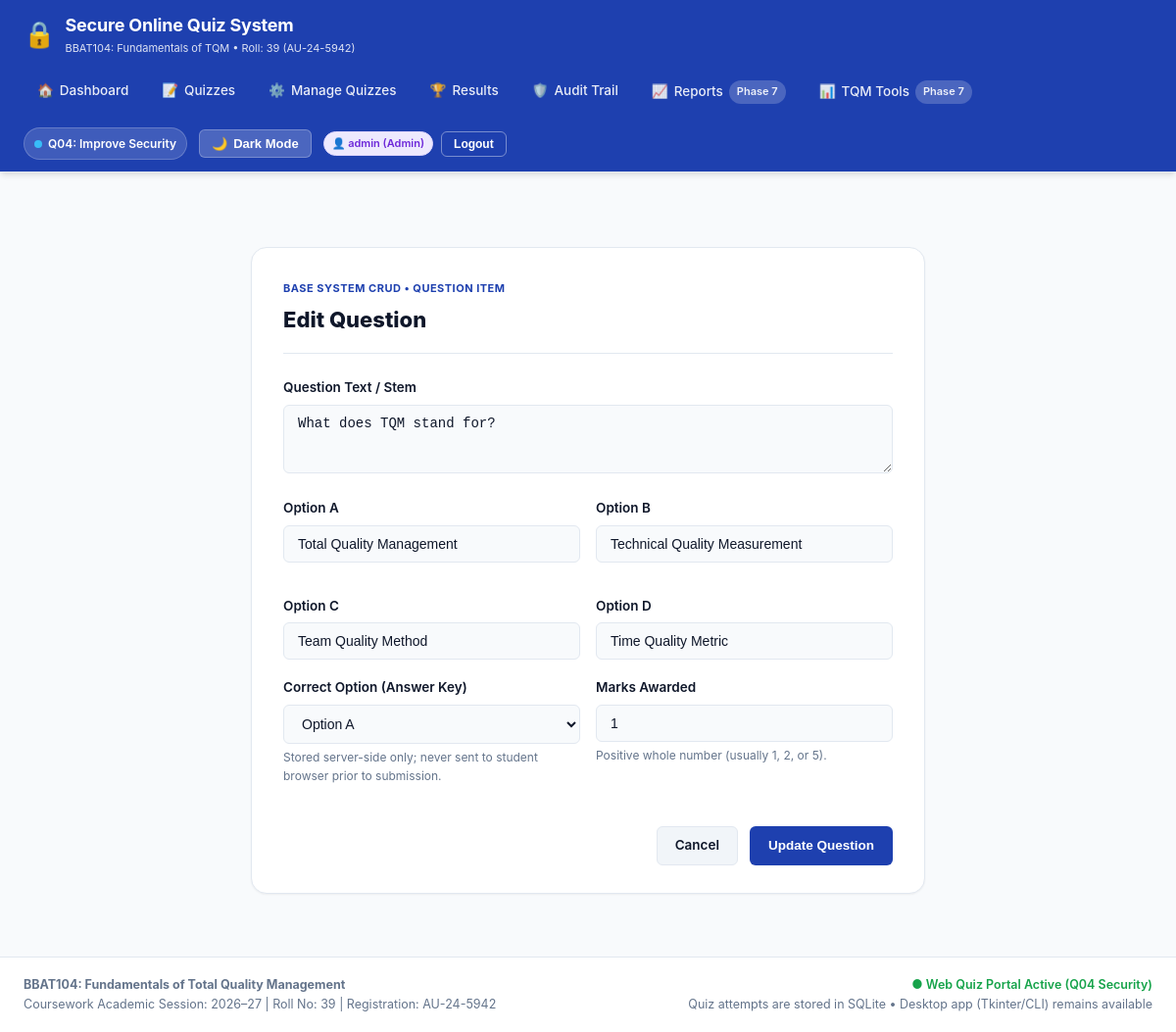
The page /questions/1/edit (signed in) on the database its author committed.
### tables this page shows
CREATE TABLE users (
        id INTEGER PRIMARY KEY AUTOINCREMENT,
        username TEXT NOT NULL UNIQUE COLLATE NOCASE,
        email TEXT NOT NULL UNIQUE COLLATE NOCASE,
        password_hash TEXT NOT NULL,
        role TEXT NOT NULL DEFAULT 'student' CHECK(role IN ('admin', 'instructor', 'student')),
        is_active INTEGER NOT NULL DEFAULT 1,
        created_at TEXT DEFAULT CURRENT_TIMESTAMP
    );

CREATE TABLE questions (
        id INTEGER PRIMARY KEY AUTOINCREMENT,
        quiz_id INTEGER NOT NULL,
        question_text TEXT NOT NULL,
        option_a TEXT NOT NULL,
        option_b TEXT NOT NULL,
        option_c TEXT NOT NULL,
        option_d TEXT NOT NULL,
        correct_option TEXT NOT NULL, -- 'A', 'B', 'C', or 'D'
        marks INTEGER DEFAULT 1,
        FOREIGN KEY (quiz_id) REFERENCES quizzes(id) ON DELETE CASCADE
    );

### app.py (the view, shortened to what this page needs)
@app.route("/questions/<int:question_id>/edit", methods=["GET", "POST"])
@role_required("admin", "instructor")
def question_edit(question_id):
    question = database.get_question_by_id(question_id)
    if question is None:
        return render_template("not_found.html"), 404
    quiz = database.get_quiz_by_id(question["quiz_id"])
    return render_template("question_form.html", question=question, quiz=quiz)

### app.py (called while the page is built, shortened)
def get_csrf_token():
    token = session.get("csrf_token") or session.get("attempt_csrf_token")
    if token is None:
        token = secrets.token_urlsafe(32)
        session["csrf_token"] = token
        session["attempt_csrf_token"] = token
    return CSRFTokenStr(token)

@app.context_processor
def inject_template_globals():
    current_user = None
    user_id = session.get("user_id")
    if user_id:
        current_user = database.get_user_by_id(user_id)
    return {
        "current_user": current_user,
        "csrf_token": get_csrf_token,
    }

@app.after_request
def add_security_headers(response):
    response.headers["X-Frame-Options"] = "SAMEORIGIN"
    response.headers["X-Content-Type-Options"] = "nosniff"
    response.headers["X-XSS-Protection"] = "1; mode=block"
    response.headers["Referrer-Policy"] = "strict-origin-when-cross-origin"
    return response

def role_required(*allowed_roles):
    def decorator(f):
        @wraps(f)
        def decorated_function(*args, **kwargs):
            user_id = session.get("user_id")
            if not user_id:
                flash("Please sign in to access this page.", "warning")
                return redirect(url_for("login", next=request.path))
            user_role = session.get("role")
            return f(*args, **kwargs)
        return decorated_function
    return decorator

### database.py (called while the page is built)
def get_connection():
    conn = sqlite3.connect(DB_PATH)
    conn.row_factory = sqlite3.Row
    conn.execute("PRAGMA foreign_keys = ON")
    return conn

def get_quiz_by_id(quiz_id):
    conn = get_connection()
    cursor = conn.cursor()
    cursor.execute("SELECT * FROM quizzes WHERE id = ?", (quiz_id,))
    row = cursor.fetchone()
    conn.close()
    return dict(row) if row else None

def get_question_by_id(question_id):
    conn = get_connection()
    cursor = conn.cursor()
    cursor.execute("SELECT * FROM questions WHERE id = ?", (question_id,))
    row = cursor.fetchone()
    conn.close()
    return dict(row) if row else None

def get_user_by_id(user_id):
    conn = get_connection()
    cursor = conn.cursor()
    try:
        cursor.execute("SELECT 1 FROM sqlite_master WHERE type='table' AND name='users'")
        if not cursor.fetchone():
            return None
        cursor.execute("SELECT * FROM users WHERE id = ?", (user_id,))
        row = cursor.fetchone()
        return dict(row) if row else None
    finally:
        conn.close()

### templates/question_form.html (shortened to what this page needs)
{% extends "base.html" %}
{% block content %}
<div class="auth-container" style="max-width: 720px;">
    <div class="form-card">
        <div style="margin-bottom: 24px; border-bottom: 1px solid var(--border-color); padding-bottom: 16px;">
            <span class="goal-tag">Base System CRUD &bull; Question Item</span>
            <h1 style="font-size: 22px; font-weight: 800; color: var(--text-primary); margin-top: 4px;">
                {{ "Edit Question" if question else "Add Question to: " ~ quiz.title }}
            </h1>
        </div>
        <form method="POST" action="{{ url_for('question_edit', question_id=question.id) if question else url_for('question_add', quiz_id=quiz.id) }}">
            <div class="form-group">
                <label for="text" class="form-label">Question Text / Stem</label>
                <textarea id="text" name="text" class="form-textarea" rows="3" required autofocus placeholder="Enter the complete question stem here...">{{ (question.question_text if question else text) or '' }}</textarea>
            </div>
            <div style="display: grid; grid-template-columns: 1fr 1fr; gap: 16px;">
                <div class="form-group">
                    <label for="opt_a" class="form-label">Option A</label>
                    <input type="text" id="opt_a" name="opt_a" class="form-input" required placeholder="Text for Option A" value="{{ (question.option_a if question else opt_a) or '' }}">
                </div>
                <div class="form-group">
                    <label for="opt_b" class="form-label">Option B</label>
                    <input type="text" id="opt_b" name="opt_b" class="form-input" required placeholder="Text for Option B" value="{{ (question.option_b if question else opt_b) or '' }}">
                </div>
                <div class="form-group">
                    <label for="opt_c" class="form-label">Option C</label>
                    <input type="text" id="opt_c" name="opt_c" class="form-input" required placeholder="Text for Option C" value="{{ (question.option_c if question else opt_c) or '' }}">
                </div>
                <div class="form-group">
                    <label for="opt_d" class="form-label">Option D</label>
                    <input type="text" id="opt_d" name="opt_d" class="form-input" required placeholder="Text for Option D" value="{{ (question.option_d if question else opt_d) or '' }}">
                </div>
            </div>
            <div style="display: grid; grid-template-columns: 1fr 1fr; gap: 16px;">
                <div class="form-group">
                    <label for="correct_opt" class="form-label">Correct Option (Answer Key)</label>
                    {% set cur_ans = (question.correct_option if question else correct_opt) or 'A' %}
                    <select id="correct_opt" name="correct_opt" class="form-select" required>
                        <option value="A" {% if cur_ans == 'A' %}selected{% endif %}>Option A</option>
                    </select>
                    <span class="form-help">Stored server-side only; never sent to student browser prior to submission.</span>
                </div>
                <div class="form-group">
                    <label for="marks" class="form-label">Marks Awarded</label>
                    <input type="number" id="marks" name="marks" class="form-input" min="1" max="50" required value="{{ (question.marks if question else marks) or 1 }}">
                    <span class="form-help">Positive whole number (usually 1, 2, or 5).</span>
                </div>
            </div>
            <div class="form-actions">
                <a href="{{ url_for('quiz_questions_manage', quiz_id=quiz.id if quiz else question.quiz_id) }}" class="btn btn-secondary">Cancel</a>
                <button type="submit" class="btn btn-primary">
                    {{ "Update Question" if question else "Add Question" }}
                </button>
            </div>
        </form>
    </div>
</div>
{% endblock %}

### templates/base.html (shortened to what this page needs)
<!DOCTYPE html>
<html lang="en" data-theme="light">
<head>
    <link rel="stylesheet" href="{{ url_for('static', filename='css/style.css') }}">
</head>
<body>
    <header class="app-header">
        <div class="header-container">
            <div class="brand-section">
                <a href="{{ url_for('index') }}" class="brand-logo">
                    <span class="logo-icon">🔒</span>
                    <div class="brand-text">
                        <span class="system-title">Secure Online Quiz System</span>
                        <span class="course-subtitle">BBAT104: Fundamentals of TQM &bull; Roll: 39 (AU-24-5942)</span>
                    </div>
                </a>
            </div>
            <nav class="main-nav" aria-label="Main Navigation">
                <ul class="nav-list">
                    <li class="nav-item">
                        <a href="{{ url_for('index') }}" class="nav-link {% if request.path == '/' %}active{% endif %}">
                            <span class="nav-icon">🏠</span> Dashboard
                        </a>
                    </li>
                    <li class="nav-item">
                        <a href="{{ url_for('quizzes') }}" class="nav-link {% if request.path == '/quizzes' or request.path.startswith('/quizzes/') and not request.path.startswith('/quizzes/manage') %}active{% endif %}">
                            <span class="nav-icon">📝</span> Quizzes
                        </a>
                    </li>
                    {% if current_user and current_user.role in ['instructor', 'admin'] %}
                    <li class="nav-item">
                        <a href="{{ url_for('quizzes_manage') }}" class="nav-link {% if request.path.startswith('/quizzes/manage') or request.path.startswith('/quizzes/create') %}active{% endif %}">
                            <span class="nav-icon">⚙️</span> Manage Quizzes
                        </a>
                    </li>
                    {% endif %}
                    <li class="nav-item">
                        <a href="{{ url_for('results_view') }}" class="nav-link {% if request.path == '/results' %}active{% endif %}">
                            <span class="nav-icon">🏆</span> Results
                        </a>
                    </li>
                    {% if current_user and current_user.role == 'admin' %}
                    <li class="nav-item">
                        <a href="{{ url_for('audit_logs_view') }}" class="nav-link {% if request.path == '/audit-logs' %}active{% endif %}">
                            <span class="nav-icon">🛡️</span> Audit Trail
                        </a>
                    </li>
                    {% endif %}
                    <li class="nav-item">
                        <a href="{{ url_for('reports_placeholder') }}" class="nav-link {% if request.path == '/reports' %}active{% endif %}">
                            <span class="nav-icon">📈</span> Reports <span class="badge badge-muted">Phase 7</span>
                        </a>
                    </li>
                    <li class="nav-item">
                        <a href="{{ url_for('tqm_placeholder') }}" class="nav-link {% if request.path == '/tqm' %}active{% endif %}">
                            <span class="nav-icon">📊</span> TQM Tools <span class="badge badge-muted">Phase 7</span>
                        </a>
                    </li>
                </ul>
            </nav>
            <div class="header-utilities">
                <span class="goal-badge" title="Assigned Quality Goal: Q04 - Improve Security">
                    <span class="goal-dot"></span> Q04: Improve Security
                </span>
                <button id="themeToggleBtn" class="btn-theme-toggle" aria-label="Toggle light or dark theme" aria-pressed="false" title="Toggle Theme (Shortcut: Press 'T')">
                    <span id="themeIcon">🌙</span>
                    <span id="themeLabel" class="theme-label-text">Theme</span>
                </button>
                {% if current_user %}
                <div style="display: flex; align-items: center; gap: 8px;">
                    <span class="badge badge-{{ current_user.role }}" title="Logged in as {{ current_user.role }}">
                        👤 {{ current_user.username }} ({{ current_user.role|capitalize }})
                    </span>
                    <form method="POST" action="{{ url_for('logout') }}" style="margin: 0;">
                        <button type="submit" class="btn btn-outline btn-sm" style="color: #FFFFFF; border-color: rgba(255,255,255,0.4);">
                            Logout
                        </button>
                    </form>
                </div>
                {% endif %}
            </div>
        </div>
    </header>
    <main class="main-content" id="mainContent">
        {% block content %}{% endblock %}
    </main>
    <footer class="app-footer">
        <div class="footer-container">
            <div class="footer-col">
                <strong>BBAT104: Fundamentals of Total Quality Management</strong>
                <p>Coursework Academic Session: 2026&ndash;27 | Roll No: 39 | Registration: AU-24-5942</p>
            </div>
            <div class="footer-col text-right">
                <span class="status-indicator">● Web Quiz Portal Active (Q04 Security)</span>
                <p>Quiz attempts are stored in SQLite &bull; Desktop app (Tkinter/CLI) remains available</p>
            </div>
        </div>
    </footer>
</body>
</html>

### rows shown on the page
users: username "admin", role "Admin"
questions: text "What does TQM stand for?", opt_a "Total Quality Management", opt_b "Technical Quality Measurement", opt_c "Team Quality Method", opt_d "Time Quality Metric", marks "1"

### other values the page prints
{{ "Edit Question" if question else "Add Question to: " ~ quiz.title }} "Edit Question"
{{ "Update Question" if question else "Add Question" }} "Update Question"
